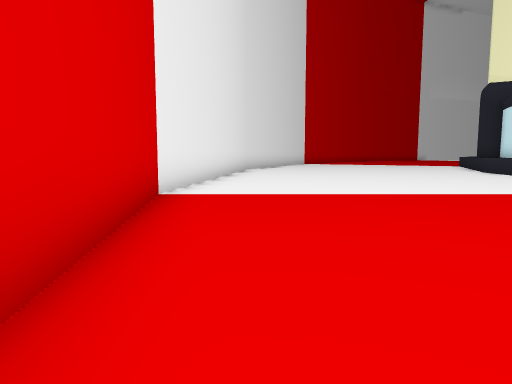
[1] (above)

16 first-person views from a walk through a Unity game level. The camera is 1.3 m above the floor, tilts 6° down and sees 70° across. The floor is counted in squares, 2 m on a side. Each view is taken from the middle of a square. On the plan, view 1 faces up. The plan holds only what a view shows up to about 11 squares ahead; the rest is blank. The place goes on beyond the plan. The player character is not drawn.

[2]
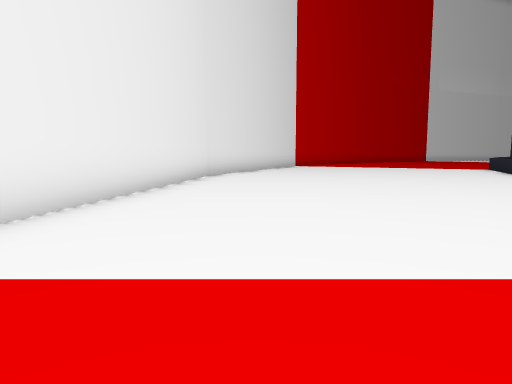

[3]
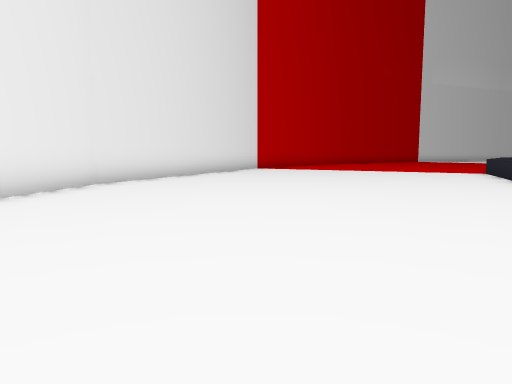

[4]
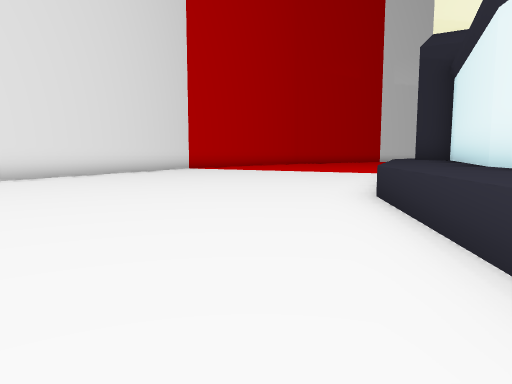

[5]
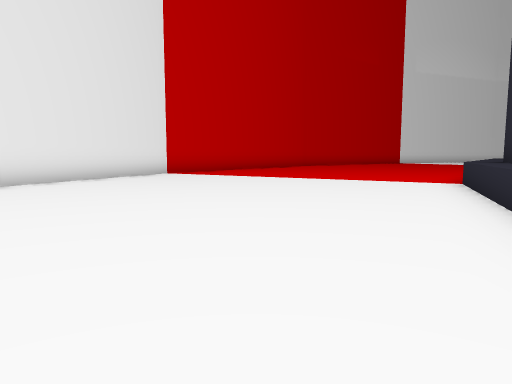

[6]
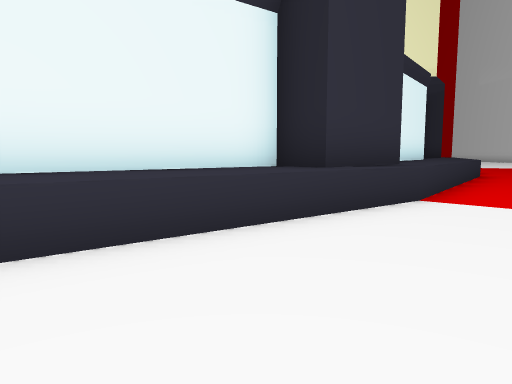

[7]
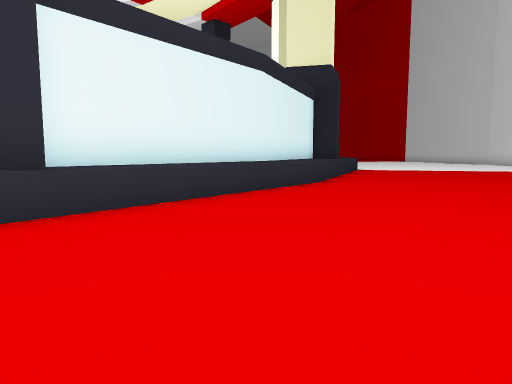

[8]
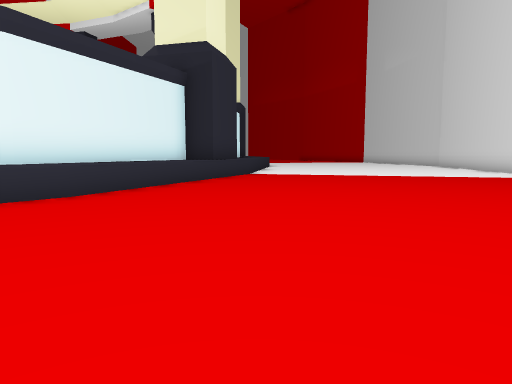

[9]
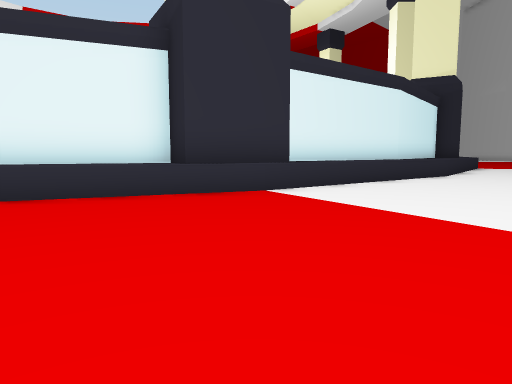

[10]
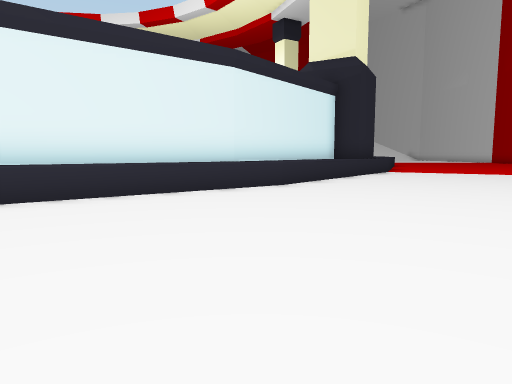

[11]
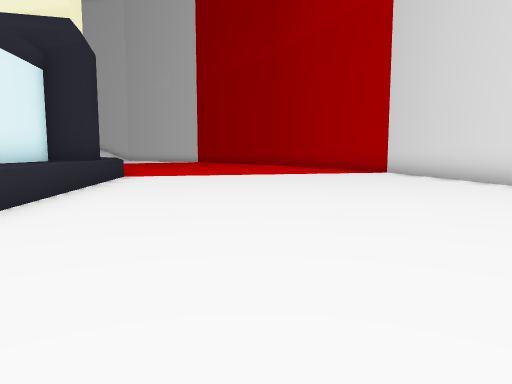

[12]
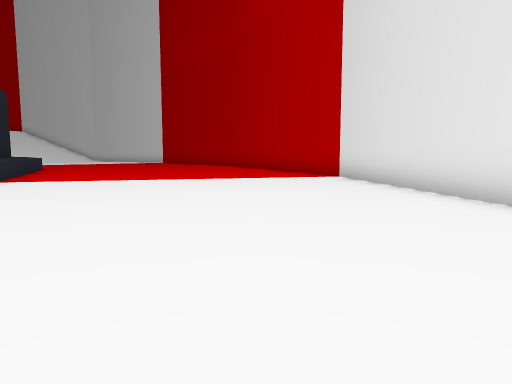

[13]
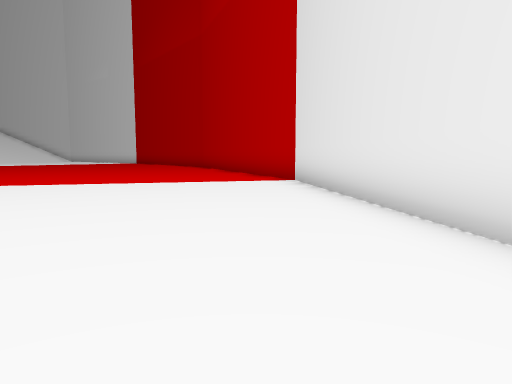

[14]
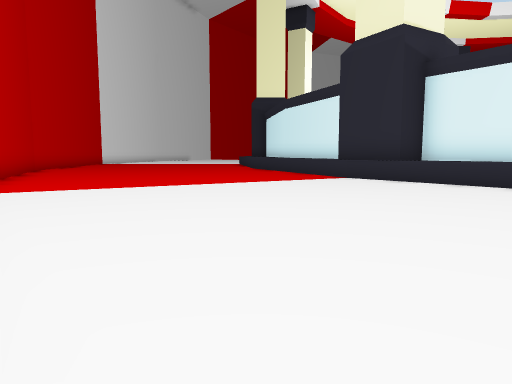

[15]
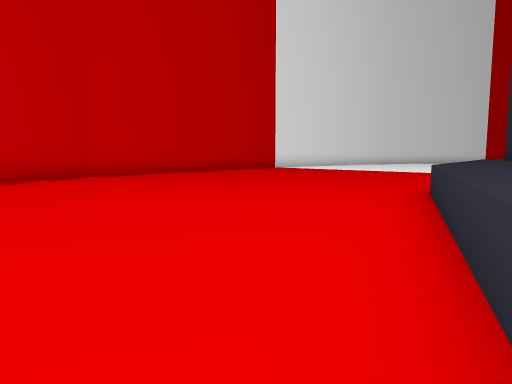

[16]
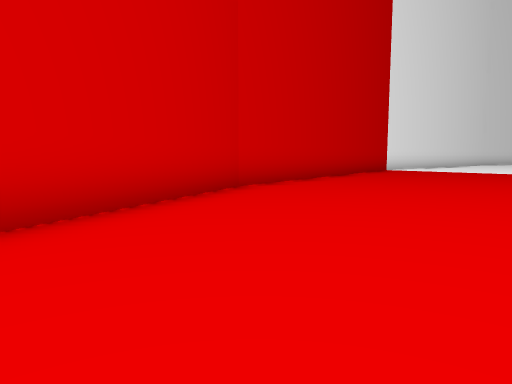

### Floor plan
Key: @ floor where view 1 was taken; # wall or solid block; . floor; ^ raised ledge; v drop or lower ground.
Columns run from 2 left of view 1 to 21 right of it. Each row starts with its distance up from view 1.
 22     #..........
 21    ##.........^
 20    #..........^
 19    #.........^#
 18   ##........^^
 17   #.........^#
 16  ##.........^#
 15  #.........^^#
 14  #.........^#
 13  #........^^#
 12  #........^^
 11  #........^#
 10 ##........^#
  9 #.........^#
  8 #.........^#
  7 #........^^#
  6 #........^^
  5 #........^^
  4 #.........^#
  3 #.........^#
  2 ##........^#
  1  #........^#
  0  #@.......^^
 -1  #........^^#
 -2  #.........^#
 -3  #.........^^^
 -4  ##........^^#
 -5   #.........^#
 -6   #.........^#
 -7   ##.........###v
 -8    #.........^^#
 -9      .........^^#
-10      ..........^^#
-11       ..........^^#
-12       ...........^^#
-13        ..........^^^#
-14         ...........^^##
-15         ............^^#
-16          ............^##
-17           . ...........^
-18             ............
-19             ............
-20             #...........
-21             ##..........
-22              ###........
-23                ##......
-24                 ##....
-25                  ####

Where each view was taken, in squares from view 1:
view 1: 0 up, 0 right, facing up
view 2: 4 up, 1 right, facing up
view 3: 7 up, 3 right, facing up
view 4: 7 up, 6 right, facing up
view 5: 11 up, 6 right, facing up
view 6: 11 up, 5 right, facing down-right
view 7: 6 up, 3 right, facing down-right
view 8: 1 up, 2 right, facing down-right
view 9: 7 down, 4 right, facing right
view 10: 12 down, 7 right, facing right
view 11: 12 down, 10 right, facing down-right
view 12: 15 down, 10 right, facing down-right
view 13: 17 down, 10 right, facing down-right
view 14: 17 down, 8 right, facing up
view 15: 7 down, 10 right, facing up-left
view 16: 8 down, 5 right, facing up-left
